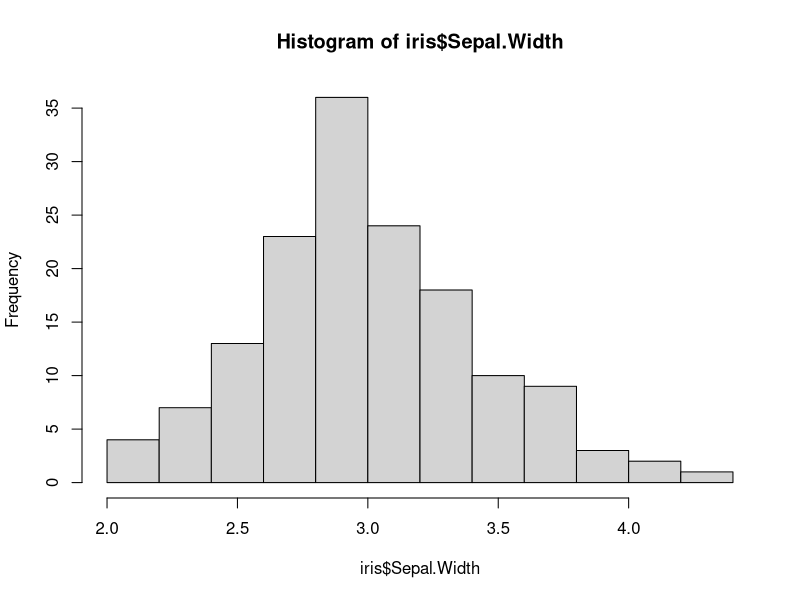
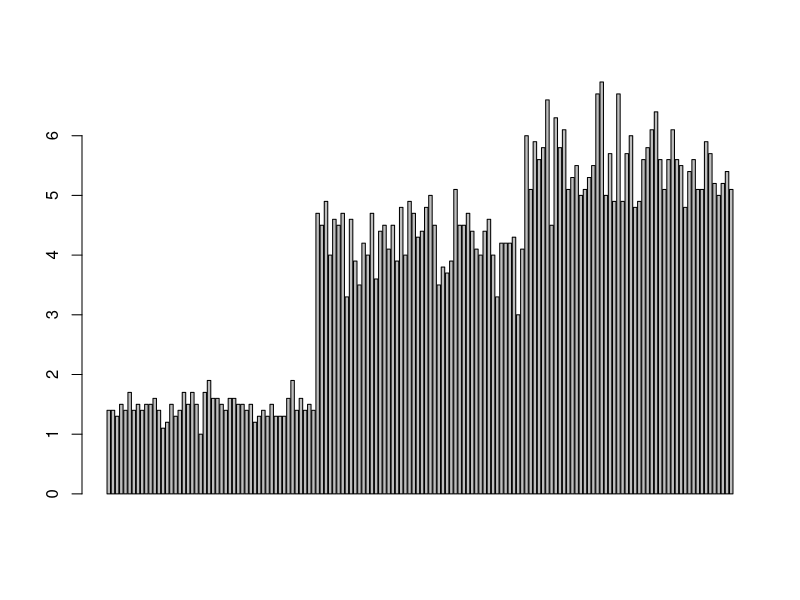
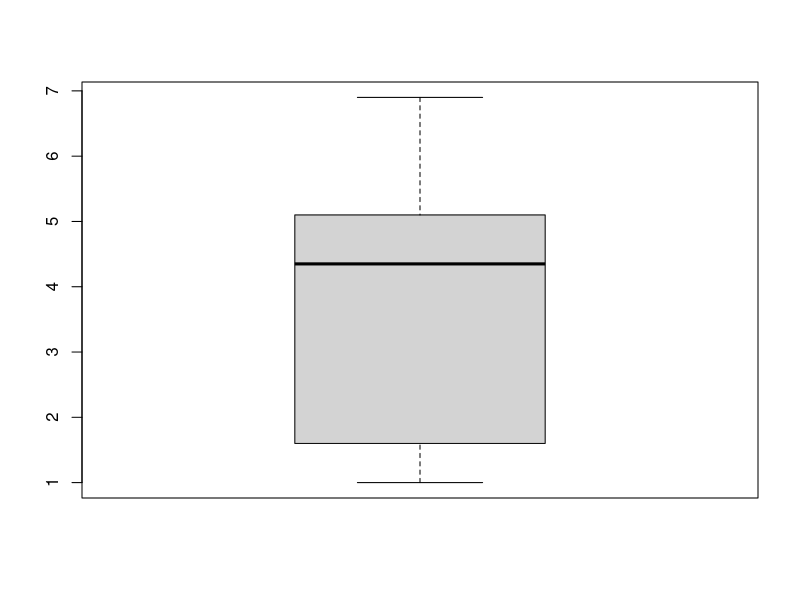
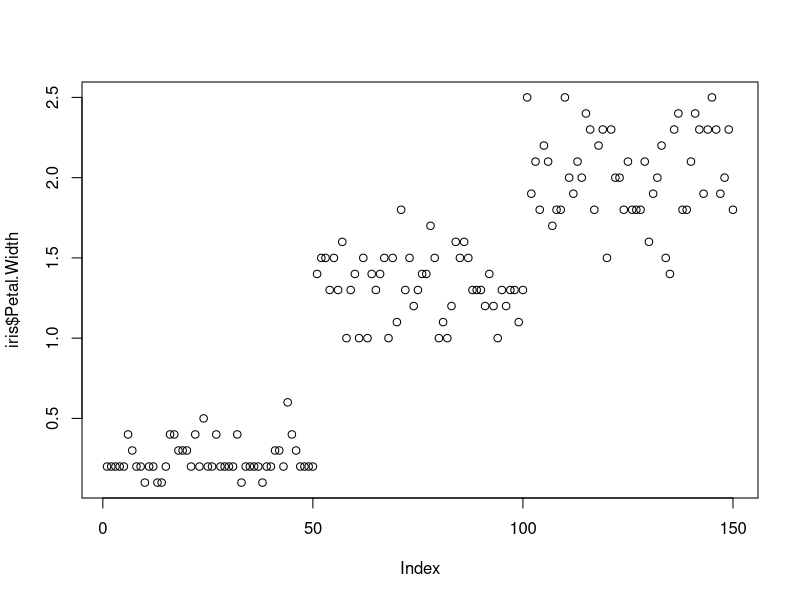

These figures' R source, in order:
## ---- chunk 1
knitr::opts_chunk$set(echo = TRUE)
## ---- chunk 2
library(readxl)
Veterans <- read_excel("Vietnam_Veterans_by_State.xlsx")
## ---- chunk 3
names(Veterans)
## ---- chunk 4
head(iris)
## ---- chunk 5
tail(iris)
## ---- chunk 6
summary(iris)
## ---- chunk 7
sum(iris$Sepal.Length)
## ---- chunk 8
mean(iris$Sepal.Length)
## ---- chunk 9
median(iris$Sepal.Width)
## ---- chunk 10
sd(iris$Petal.Length)
## ---- chunk 11
mean(iris$Petal.Width)
## ---- chunk 12
cor(iris$Sepal.Length, iris$Petal.Length)
## ---- chunk 13
hist(iris$Sepal.Width)
## ---- chunk 14
barplot(iris$Petal.Length)
## ---- chunk 15
boxplot(iris$Petal.Length)
## ---- chunk 16
plot(iris$Petal.Width)
